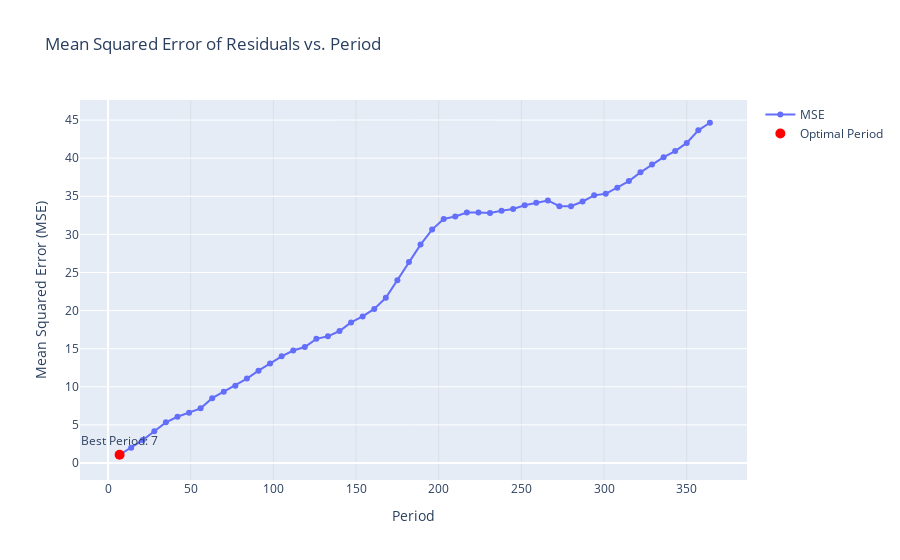

Notebook code for this chart:
### Markdown cell above
# Observations from data

- no obvious patterns (who would have known)
- huge drop 20 oct 2014: https://www.wired.com/2014/10/ibm-globalfoundries/
- abnormal situations often associated with high trade volume

### Code cell
# try finding best period minimizing mse
def find_optimal_period(data, min_period=7, max_period=365):
    mse_values = []
    periods = range(min_period, max_period + 1, 7)

    for period in periods:
        stl = STL(data['Close'], period=period, robust=False)  # Choose 'seasonal' parameter based on testing
        decomposition = stl.fit()

        # decomposition = seasonal_decompose(data['Close'], model='additive', period=period)

        residuals = decomposition.resid
        mse = np.nanmean(residuals ** 2)  # Calculate MSE, ignoring NaN values
        mse_values.append((period, mse))

    # Find the period with the minimum MSE
    best_period = min(mse_values, key=lambda x: x[1])[0]
    fig = go.Figure()

    # Add line plot
    fig.add_trace(go.Scatter(x=list(periods), y=[x[1] for x in mse_values], mode='lines+markers', name='MSE'))


    # Highlight the best period on the plot
    fig.add_trace(go.Scatter(
        x=[best_period],
        y=[min([x[1] for x in mse_values])],
        mode='markers+text',
        text=[f"Best Period: {best_period}"],
        textposition='top center',
        marker=dict(color='red', size=10),
        name='Optimal Period'
    ))

    # Update plot layout
    fig.update_layout(
        title="Mean Squared Error of Residuals vs. Period",
        xaxis_title="Period",
        yaxis_title="Mean Squared Error (MSE)",
        xaxis=dict(showgrid=True, gridcolor="lightgray", gridwidth=0.5),
    )
    fig.show()

    # Print and return results
    print(f"Best Period: {best_period}, Minimum MSE: {min([x[1] for x in mse_values])}")
    return best_period, mse_values


best_period, mse_values = find_optimal_period(data_resampled)

# filter_data_by_date(data_resampled, find_optimal_period)

### Figure 1 — Plotly figure (JSON) as saved in the notebook; plotly's stock layout.template omitted (floating-point values rounded to 4 significant figures)
{"data": [{"mode": "lines+markers", "name": "MSE", "type": "scatter", "x": [7, 14, 21, 28, 35, 42, 49, 56, 63, 70, 77, 84, 91, 98, 105, 112, 119, 126, 133, 140, 147, 154, 161, 168, 175, 182, 189, 196, 203, 210, 217, 224, 231, 238, 245, 252, 259, 266, 273, 280, 287, 294, 301, 308, 315, 322, 329, 336, 343, 350, 357, 364], "y": [1.085, 2.013, 3.009, 4.159, 5.335, 6.067, 6.59, 7.17, 8.513, 9.358, 10.15, 11.08, 12.12, 13.05, 14.0, 14.76, 15.22, 16.3, 16.62, 17.32, 18.44, 19.24, 20.22, 21.68, 23.98, 26.38, 28.66, 30.63, 32.02, 32.35, 32.86, 32.86, 32.8, 33.1, 33.33, 33.82, 34.16, 34.45, 33.7, 33.7, 34.31, 35.12, 35.32, 36.1, 36.99, 38.13, 39.16, 40.12, 40.93, 42.0, 43.65, 44.65]}, {"marker": {"color": "red", "size": 10}, "mode": "markers+text", "name": "Optimal Period", "text": ["Best Period: 7"], "textposition": "top center", "type": "scatter", "x": [7], "y": [1.085]}], "layout": {"title": {"text": "Mean Squared Error of Residuals vs. Period"}, "xaxis": {"gridcolor": "lightgray", "gridwidth": 0.5, "showgrid": true, "title": {"text": "Period"}}, "yaxis": {"title": {"text": "Mean Squared Error (MSE)"}}}}
